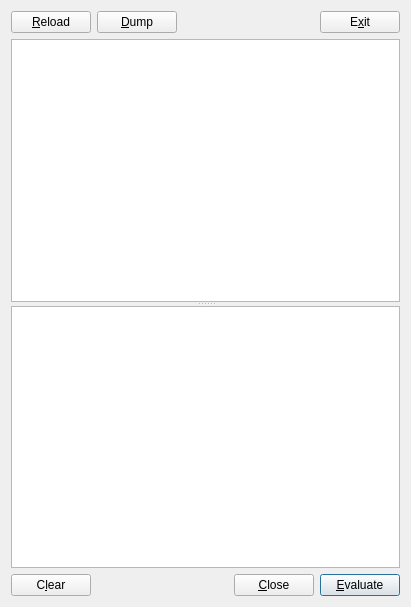
<?xml version="1.0" encoding="UTF-8"?>
<ui version="4.0">
 <class>ConsoleDialog</class>
 <widget class="QDialog" name="ConsoleDialog">
  <property name="geometry">
   <rect>
    <x>0</x>
    <y>0</y>
    <width>411</width>
    <height>607</height>
   </rect>
  </property>
  <property name="windowTitle">
   <string>Javascript Console</string>
  </property>
  <layout class="QGridLayout" name="gridLayout">
   <item row="0" column="0">
    <layout class="QHBoxLayout" name="horizontalLayout_2">
     <item>
      <widget class="QPushButton" name="reloadChromeButton">
       <property name="toolTip">
        <string>Reload Chrome</string>
       </property>
       <property name="text">
        <string>&amp;Reload</string>
       </property>
      </widget>
     </item>
     <item>
      <widget class="QPushButton" name="dumpButton">
       <property name="toolTip">
        <string>Dump Debug Info</string>
       </property>
       <property name="text">
        <string>&amp;Dump</string>
       </property>
      </widget>
     </item>
     <item>
      <spacer name="horizontalSpacer_2">
       <property name="orientation">
        <enum>Qt::Horizontal</enum>
       </property>
       <property name="sizeHint" stdset="0">
        <size>
         <width>40</width>
         <height>20</height>
        </size>
       </property>
      </spacer>
     </item>
     <item>
      <widget class="QPushButton" name="exitButton">
       <property name="toolTip">
        <string>Exit Application</string>
       </property>
       <property name="text">
        <string>E&amp;xit</string>
       </property>
      </widget>
     </item>
    </layout>
   </item>
   <item row="1" column="0">
    <widget class="QSplitter" name="splitter">
     <property name="orientation">
      <enum>Qt::Vertical</enum>
     </property>
     <property name="childrenCollapsible">
      <bool>false</bool>
     </property>
     <widget class="QPlainTextEdit" name="outputEdit">
      <property name="sizePolicy">
       <sizepolicy hsizetype="Expanding" vsizetype="Maximum">
        <horstretch>0</horstretch>
        <verstretch>0</verstretch>
       </sizepolicy>
      </property>
      <property name="baseSize">
       <size>
        <width>0</width>
        <height>0</height>
       </size>
      </property>
      <property name="readOnly">
       <bool>true</bool>
      </property>
     </widget>
     <widget class="QPlainTextEdit" name="inputEdit">
      <property name="sizePolicy">
       <sizepolicy hsizetype="Expanding" vsizetype="Expanding">
        <horstretch>0</horstretch>
        <verstretch>0</verstretch>
       </sizepolicy>
      </property>
      <property name="minimumSize">
       <size>
        <width>0</width>
        <height>40</height>
       </size>
      </property>
      <property name="maximumSize">
       <size>
        <width>16777215</width>
        <height>16777215</height>
       </size>
      </property>
      <property name="baseSize">
       <size>
        <width>0</width>
        <height>0</height>
       </size>
      </property>
      <property name="toolTip">
       <string>Enter javascript here then press Evaluate</string>
      </property>
     </widget>
    </widget>
   </item>
   <item row="2" column="0">
    <layout class="QHBoxLayout" name="horizontalLayout">
     <item>
      <widget class="QPushButton" name="clearButton">
       <property name="text">
        <string>C&amp;lear</string>
       </property>
      </widget>
     </item>
     <item>
      <spacer name="horizontalSpacer">
       <property name="orientation">
        <enum>Qt::Horizontal</enum>
       </property>
       <property name="sizeHint" stdset="0">
        <size>
         <width>40</width>
         <height>20</height>
        </size>
       </property>
      </spacer>
     </item>
     <item>
      <widget class="QPushButton" name="closeButton">
       <property name="toolTip">
        <string>Save and Close</string>
       </property>
       <property name="text">
        <string>&amp;Close</string>
       </property>
      </widget>
     </item>
     <item>
      <widget class="QPushButton" name="evalButton">
       <property name="toolTip">
        <string>Evaluate Expression (Ctrl+Enter)</string>
       </property>
       <property name="text">
        <string>&amp;Evaluate</string>
       </property>
       <property name="default">
        <bool>true</bool>
       </property>
      </widget>
     </item>
    </layout>
   </item>
  </layout>
 </widget>
 <tabstops>
  <tabstop>inputEdit</tabstop>
  <tabstop>evalButton</tabstop>
  <tabstop>closeButton</tabstop>
  <tabstop>outputEdit</tabstop>
 </tabstops>
 <resources/>
 <connections>
  <connection>
   <sender>closeButton</sender>
   <signal>clicked()</signal>
   <receiver>ConsoleDialog</receiver>
   <slot>accept()</slot>
   <hints>
    <hint type="sourcelabel">
     <x>302</x>
     <y>589</y>
    </hint>
    <hint type="destinationlabel">
     <x>410</x>
     <y>606</y>
    </hint>
   </hints>
  </connection>
  <connection>
   <sender>evalButton</sender>
   <signal>clicked()</signal>
   <receiver>ConsoleDialog</receiver>
   <slot>evaluate()</slot>
   <hints>
    <hint type="sourcelabel">
     <x>367</x>
     <y>586</y>
    </hint>
    <hint type="destinationlabel">
     <x>374</x>
     <y>606</y>
    </hint>
   </hints>
  </connection>
  <connection>
   <sender>clearButton</sender>
   <signal>clicked()</signal>
   <receiver>outputEdit</receiver>
   <slot>clear()</slot>
   <hints>
    <hint type="sourcelabel">
     <x>32</x>
     <y>580</y>
    </hint>
    <hint type="destinationlabel">
     <x>110</x>
     <y>563</y>
    </hint>
   </hints>
  </connection>
  <connection>
   <sender>reloadChromeButton</sender>
   <signal>clicked()</signal>
   <receiver>ConsoleDialog</receiver>
   <slot>reloadChrome()</slot>
   <hints>
    <hint type="sourcelabel">
     <x>52</x>
     <y>23</y>
    </hint>
    <hint type="destinationlabel">
     <x>209</x>
     <y>303</y>
    </hint>
   </hints>
  </connection>
  <connection>
   <sender>exitButton</sender>
   <signal>clicked()</signal>
   <receiver>ConsoleDialog</receiver>
   <slot>exit()</slot>
   <hints>
    <hint type="sourcelabel">
     <x>358</x>
     <y>23</y>
    </hint>
    <hint type="destinationlabel">
     <x>205</x>
     <y>303</y>
    </hint>
   </hints>
  </connection>
  <connection>
   <sender>dumpButton</sender>
   <signal>clicked()</signal>
   <receiver>ConsoleDialog</receiver>
   <slot>dump()</slot>
   <hints>
    <hint type="sourcelabel">
     <x>143</x>
     <y>23</y>
    </hint>
    <hint type="destinationlabel">
     <x>205</x>
     <y>303</y>
    </hint>
   </hints>
  </connection>
 </connections>
 <slots>
  <slot>evaluate()</slot>
 </slots>
</ui>
